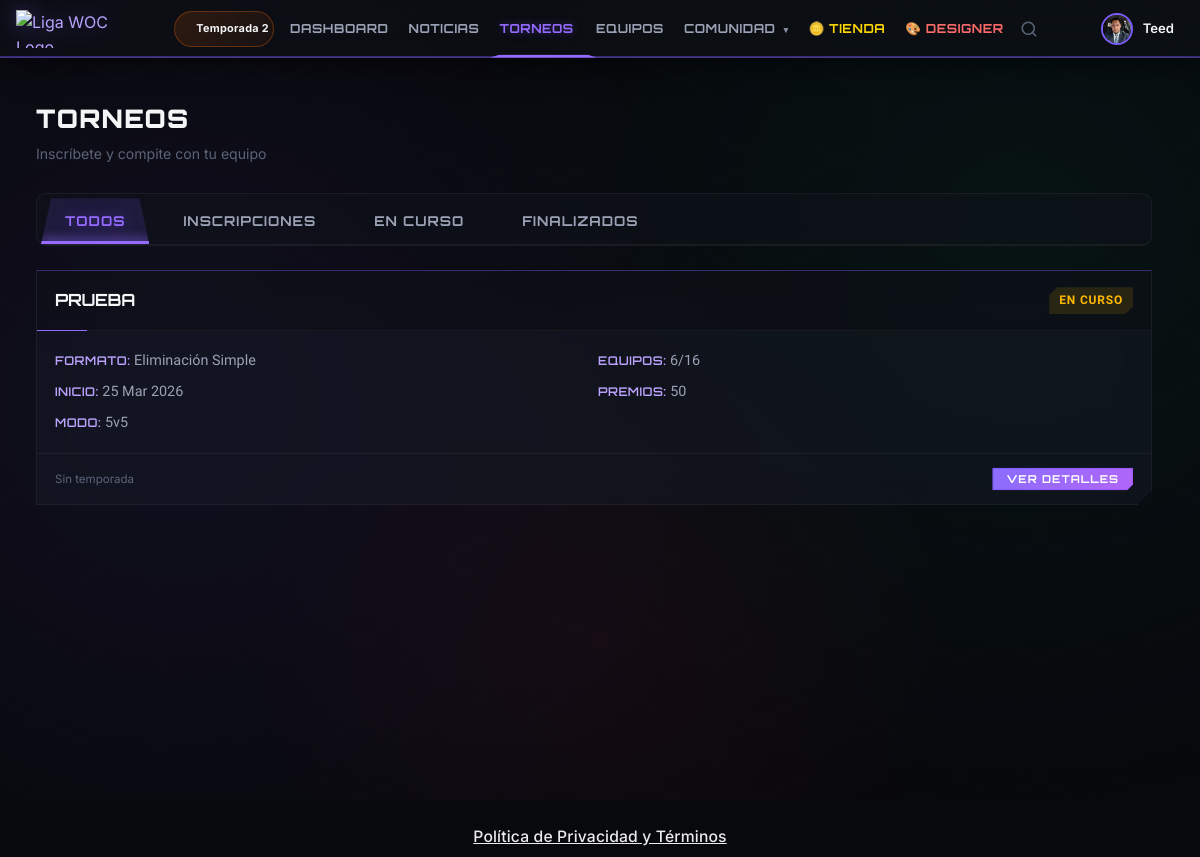
Screenshot of /tournaments (signed in) with the database file from the repository.
### tables this page shows
CREATE TABLE `seasons` (
  `id` int(11) NOT NULL,
  `name` varchar(100) NOT NULL,
  `start_date` date NOT NULL,
  `end_date` date DEFAULT NULL,
  `is_active` tinyint(1) DEFAULT 0,
  `description` text DEFAULT NULL,
  `created_at` datetime DEFAULT current_timestamp()
);

CREATE TABLE `tournaments` (
  `id` int(11) NOT NULL,
  `name` varchar(200) NOT NULL,
  `slug` varchar(200) NOT NULL,
  `description` text DEFAULT NULL,
  `rules` text DEFAULT NULL,
  `image` varchar(255) DEFAULT NULL,
  `season_id` int(11) DEFAULT NULL,
  `format` enum('single_elimination','double_elimination','group_stage','round_robin') NOT NULL,
  `team_size` int(11) DEFAULT 5,
  `max_teams` int(11) DEFAULT 16,
  `min_rank` varchar(30) DEFAULT NULL,
  `entry_fee` decimal(10,2) DEFAULT 0.00,
  `prize_pool` varchar(500) DEFAULT NULL,
  `status` enum('draft','registration','ready','in_progress','completed','cancelled') DEFAULT 'draft',
  `registration_start` datetime DEFAULT NULL,
  `registration_end` datetime DEFAULT NULL,
  `start_date` datetime DEFAULT NULL,
  `end_date` datetime DEFAULT NULL,
  `stream_url` varchar(500) DEFAULT NULL,
  `created_by` int(11) NOT NULL,
  `created_at` datetime DEFAULT current_timestamp(),
  `updated_at` datetime DEFAULT current_timestamp() ON UPDATE current_timestamp(),
  `is_main_tournament` tinyint(1) NOT NULL DEFAULT 0,
  `tournament_type` varchar(50) DEFAULT NULL
);

### config/database.php (called while the page is built, shortened)
<?php
require_once __DIR__ . '/env-loader.php';
class Database {
    private static $instance = null;
    private $pdo;
    private function getConfig() {
        $isProduction = env('APP_ENV') === 'production';
        $config = [
            'host' => env('DB_HOST', 'localhost'),
            'port' => env('DB_PORT', 3306),
            'dbname' => env('DB_NAME', 'ligawoc'),
            'username' => env('DB_USER', env('DB_USERNAME', $isProduction ? null : 'root')),
            'password' => env('DB_PASS', env('DB_PASSWORD', $isProduction ? null : '')),
        ];
        if ($isProduction) {
            $required = ['host' => 'DB_HOST', 'dbname' => 'DB_NAME', 'username' => 'DB_USER/DB_USERNAME', 'password' => 'DB_PASS/DB_PASSWORD'];
        }
        return $config;
    }
    private function __construct() {
        $config = $this->getConfig();
        $charset = 'utf8mb4';
        $dsn = "mysql:host={$config['host']};port={$config['port']};dbname={$config['dbname']};charset={$charset}";
        $options = [
            PDO::ATTR_ERRMODE => PDO::ERRMODE_EXCEPTION,
            PDO::ATTR_DEFAULT_FETCH_MODE => PDO::FETCH_ASSOC,
            PDO::ATTR_EMULATE_PREPARES => false,
        ];
        try {
            $this->pdo = new PDO($dsn, $config['username'], $config['password'], $options);
        } catch (Throwable $e) {
            $isProduction = env('APP_ENV') === 'production';
            if ($isProduction) {
                error_log('[DB_ERROR] ' . $e->getMessage());
                die('Error de conexión al servidor. Por favor intenta más tarde.');
            } else {
                die('Error de conexión: ' . $e->getMessage());
            }
        }
    }
    public static function getInstance() {
        if (self::$instance === null) {
            self::$instance = new self();
        }
        return self::$instance;
    }
    public function query($sql, $params = []) {
        $stmt = $this->pdo->prepare($sql);
        $stmt->execute($params);
        return $stmt;
    }
    public function fetch($sql, $params = []) {
        return $this->query($sql, $params)->fetch();
    }
    public function fetchAll($sql, $params = []) {
        return $this->query($sql, $params)->fetchAll();
    }
}

### config/app.php (called while the page is built, shortened)
<?php
require_once __DIR__ . '/env-loader.php';
function url($path = '') {
    return BASE_URL . ltrim($path, '/');
}
function asset($path) {
    return BASE_URL . 'assets/' . ltrim($path, '/');
}
function isAdmin() {
    return isset($_SESSION['user_role']) && in_array($_SESSION['user_role'], [ROLE_ADMIN, ROLE_SUPERADMIN]);
}
function currentUserId() {
    return $_SESSION['user_id'] ?? null;
}
function currentUsername() {
    return $_SESSION['username'] ?? null;
}

### controllers/ShopController.php (called while the page is built, shortened)
<?php
class ShopController {
    public $db;
    public function __construct() {
        $this->db = Database::getInstance();
    }
    public function isDesigner($userId) {
        $result = $this->db->fetch("SELECT role FROM users WHERE id = ?", [$userId]);
        return $result && in_array($result['role'], ['designer', 'admin', 'superadmin']);
    }
}

### config/env-loader.php (called while the page is built, shortened)
<?php
function env($key, $default = null) {
    $value = getenv($key);
    if ($value !== false) {
        return $value;
    }
    return $default;
}

### controllers/TournamentController.php (called while the page is built, shortened)
<?php
class TournamentController {
    private $db;
    public function __construct() {
        $this->db = Database::getInstance();
    }
    public function getAll($page = 1, $status = null) {
        $offset = ($page - 1) * ITEMS_PER_PAGE;
        $params = [];
        $where = "WHERE 1=1";
        $total = $this->db->fetch("SELECT COUNT(*) as total FROM tournaments t $where", $params)['total'];
        $params[] = ITEMS_PER_PAGE;
        $params[] = $offset;
        $tournaments = $this->db->fetchAll(
            "SELECT t.*, s.name as season_name,
                    (SELECT COUNT(*) FROM tournament_teams WHERE tournament_id = t.id) as registered_teams
             FROM tournaments t
             LEFT JOIN seasons s ON t.season_id = s.id
             $where
             ORDER BY t.start_date DESC, t.created_at DESC
             LIMIT ? OFFSET ?",
            $params
        );
        return ['tournaments' => $tournaments, 'total' => $total, 'pages' => ceil($total / ITEMS_PER_PAGE)];
    }
}

### pages/tournaments.php (the view, shortened to what this page needs)
<?php
$page = 'tournaments';
$tournCtrl = new TournamentController();
$status = $_GET['status'] ?? null;
$currentPageNum = max(1, intval($_GET['p'] ?? 1));
$result = $tournCtrl->getAll($currentPageNum, $status);
require_once __DIR__ . '/../includes/header.php';
require_once __DIR__ . '/../includes/navbar.php';
?>
<div class="app-wrapper">
<div class="main-content">
    <div class="page-header tournaments-page-header">
        <div>
            <h1 class="page-title">Torneos</h1>
            <p class="page-subtitle">Inscríbete y compite con tu equipo</p>
        </div>
    </div>
    <div class="tabs mb-3">
        <a href="<?= url('tournaments') ?>" class="tab <?= !$status ? 'active' : '' ?>">Todos</a>
        <a href="<?= url('tournaments?status=registration') ?>" class="tab <?= $status === 'registration' ? 'active' : '' ?>">Inscripciones</a>
        <a href="<?= url('tournaments?status=in_progress') ?>" class="tab <?= $status === 'in_progress' ? 'active' : '' ?>">En Curso</a>
        <a href="<?= url('tournaments?status=completed') ?>" class="tab <?= $status === 'completed' ? 'active' : '' ?>">Finalizados</a>
    </div>
    <?php if (!empty($result['tournaments'])): ?>
    <div class="grid grid-2">
        <?php foreach ($result['tournaments'] as $t): ?>
        <div class="tournament-card">
            <div class="tournament-card-header">
                <div class="tournaments-card-head-row">
                    <h3 class="tournaments-card-title"><?= htmlspecialchars($t['name']) ?></h3>
                    <span class="tournament-status <?= $t['status'] ?>">
                        <?php
                        $statusLabels = ['draft' => 'Borrador', 'registration' => 'Inscripciones', 'ready' => 'Listo', 'in_progress' => 'En Curso', 'completed' => 'Finalizado', 'cancelled' => 'Cancelado'];
                        echo $statusLabels[$t['status']] ?? $t['status'];
                        ?>
                    </span>
                </div>
            </div>
            <div class="tournament-card-body">
                <div class="tournaments-card-meta-grid">
                    <span class="tournament-info-item"><strong>Formato:</strong> <?= TOURNAMENT_FORMATS[$t['format']] ?? $t['format'] ?></span>
                    <span class="tournament-info-item"><strong>Equipos:</strong> <?= $t['registered_teams'] ?>/<?= $t['max_teams'] ?></span>
                    <?php if ($t['start_date']): ?><span class="tournament-info-item"><strong>Inicio:</strong> <?= date('d M Y', strtotime($t['start_date'])) ?></span><?php endif; ?>
                    <?php if ($t['prize_pool']): ?><span class="tournament-info-item"><strong>Premios:</strong> <?= htmlspecialchars($t['prize_pool']) ?></span><?php endif; ?>
                    <span class="tournament-info-item"><strong>Modo:</strong> <?= $t['team_size'] ?>v<?= $t['team_size'] ?></span>
                </div>
            </div>
            <div class="tournament-card-footer">
                <span class="tournaments-season-name"><?= $t['season_name'] ?? 'Sin temporada' ?></span>
                <a href="<?= url('tournaments/view/' . $t['id']) ?>" class="btn btn-primary btn-sm">Ver Detalles</a>
            </div>
        </div>
        <?php endforeach; ?>
    </div>
    <?php endif; ?>
<?php require_once __DIR__ . '/../includes/footer.php'; ?>

### includes/navbar.php (shortened to what this page needs)
<?php
$currentPage = $page ?? '';
$_activeSeason = Database::getInstance()->fetch("SELECT name FROM seasons WHERE is_active = 1 LIMIT 1");
$_seasonLabel = $_activeSeason ? $_activeSeason['name'] : null;
$isDesigner = false;
if (!isAdmin()) {
    require_once __DIR__ . '/../controllers/ShopController.php';
    $shopCtrl = new ShopController();
    $isDesigner = $shopCtrl->isDesigner(currentUserId());
}
function wocIcon($name, $class = '') {
    $svg = $icons[$name] ?? '';
    return '<svg class="icon-svg ' . $class . '" viewBox="0 0 24 24" fill="none" stroke="currentColor" stroke-width="2" stroke-linecap="round" stroke-linejoin="round">' . $svg . '</svg>';
}
?>
<header class="topnav-immersive<?= $isDesigner ? ' has-designer-link' : '' ?>">
    <div class="topnav-left">
        <a href="<?= url(isAdmin() ? 'admin' : 'dashboard') ?>" class="topnav-logo">
            <img src="<?= asset('img/logo.png') ?>" alt="Liga WOC Logo" class="topnav-logo-img">
        </a>
        <nav class="topnav-links">
            <?php if ($_seasonLabel): ?>
            <div class="season-badge" title="Temporada actual">
                <?= wocIcon('calendar', 'sm') ?>
                <span><?= htmlspecialchars($_seasonLabel) ?></span>
            </div>
            <?php endif; ?>
            <?php if (!isAdmin()): ?>
                <a href="<?= url('dashboard') ?>" class="topnav-link <?= $currentPage === 'dashboard' ? 'active' : '' ?>">Dashboard</a>
                <a href="<?= url('news') ?>" class="topnav-link <?= $currentPage === 'news' ? 'active' : '' ?>">Noticias</a>
                <div class="topnav-dropdown-container">
                    <a href="<?= url('tournaments') ?>" class="topnav-link <?= $currentPage === 'tournaments' ? 'active' : '' ?>">Torneos <?= wocIcon('trophy', 'sm') ?></a>
                </div>
                <div class="topnav-dropdown-container">
                    <a href="<?= url('teams') ?>" class="topnav-link <?= $currentPage === 'teams' ? 'active' : '' ?>">Equipos</a>
                </div>
                <div class="topnav-dropdown-container">
                    <a href="#" class="topnav-link has-caret <?= in_array($currentPage, ['rankings', 'stream', 'match-history', 'heroes', 'calendar']) ? 'active' : '' ?>">
                        <span>Comunidad</span><span class="caret">▾</span>
                    </a>
                </div>
                <a href="<?= url('shop') ?>" class="topnav-link topnav-link--shop <?= $currentPage === 'shop' ? 'active' : '' ?>">🪙 Tienda</a>
                <?php if ($isDesigner): ?>
                <a href="<?= url('designer') ?>" class="topnav-link topnav-link--designer <?= $currentPage === 'designer' ? 'active' : '' ?>">🎨 Designer</a>
                <?php endif; ?>
            <?php endif; ?>
        </nav>
    </div>
    <div class="topnav-right">
        <div class="topnav-search-wrap" id="searchWrap">
            <button type="button" class="notif-btn topnav-search-btn" id="searchToggleBtn" title="Buscar">
                <svg class="icon-svg" viewBox="0 0 24 24" fill="none" stroke="currentColor" stroke-width="2" stroke-linecap="round" stroke-linejoin="round"><circle cx="11" cy="11" r="8"/><line x1="21" y1="21" x2="16.65" y2="16.65"/></svg>
            </button>
        </div>
        <a href="<?= url('notifications') ?>" class="notif-btn notif-btn-link" id="desktop-notif-btn">
            <?= wocIcon('bell') ?>
        </a>
        <div class="dropdown">
            <div class="user-menu" data-dropdown-toggle>
                <?php if (!empty($_SESSION['user_avatar'])): ?>
                    <img src="<?= UPLOAD_URL . $_SESSION['user_avatar'] ?>" class="user-avatar" alt="">
                <?php else: ?>
                    <div class="user-avatar-placeholder"><?= strtoupper(substr(currentUsername() ?? 'U', 0, 1)) ?></div>
                <?php endif; ?>
                <span class="user-menu-name"><?= currentUsername() ?></span>
            </div>
        </div>
    </div>
</header>

### assets/css/layout/navbar.css (style rules this page uses)
.season-badge { display: inline-flex; align-items: center; justify-content: center; gap: 5px; height: 36px; padding: 6px 14px; border-radius: 20px; background: linear-gradient(135deg, rgba(var(--accent-rgb, 255, 107, 0), 0.15), rgba(var(--accent-rgb, 255, 107, 0), 0.05)); border: 1px solid rgba(var(--accent-rgb, 255, 107, 0), 0.3); color: var(--accent-main); font-size: 0.72rem; font-weight: 700; letter-spacing: 0.3px; line-height: 1; white-space: nowrap; animation: season-glow 3s ease-in-out infinite; }
.season-badge .icon-svg { width: 12px; height: 12px; stroke: var(--accent-main); }
.topnav-link--shop { color: #ffd700; }
.topnav-link--designer { color: #ff6b6b; }
.topnav-left { overflow: visible; }
.topnav-links { overflow: visible; }
.topnav-right { position: relative; z-index: 20; }
.topnav-search-wrap { display: flex; align-items: center; gap: 6px; position: relative; isolation: isolate; z-index: 30; }
.topnav-search-btn { position: relative; }
.notif-btn-link, .mobile-logo-link { text-decoration: none; }

### assets/css/pages/tournaments.css (style rules this page uses)
.page-style-tournaments .tournaments-page-header { display: flex; justify-content: space-between; align-items: flex-start; flex-wrap: wrap; gap: 16px; }
.page-style-tournaments .tournaments-card-head-row { display: flex; align-items: center; justify-content: space-between; }
.page-style-tournaments .tournaments-card-title { font-family: var(--font-heading); font-weight: 700; font-size: 1.05rem; letter-spacing: -0.02em; }
.page-style-tournaments .tournaments-card-meta-grid { display: grid; grid-template-columns: 1fr 1fr; gap: 8px; font-size: 0.82rem; color: var(--text-secondary); }
.page-style-tournaments .tournaments-season-name { font-size: 0.72rem; color: var(--text-muted); }

### rows the page displays
seasons: name "Temporada 2"
tournaments: name "PRUEBA", status "EN CURSO", format "Eliminación Simple", registered_teams "6", max_teams "16", start_date "25 Mar 2026", prize_pool "50", team_size "5", season_name "Sin temporada"

### other values shown
currentUsername() "Teed"
